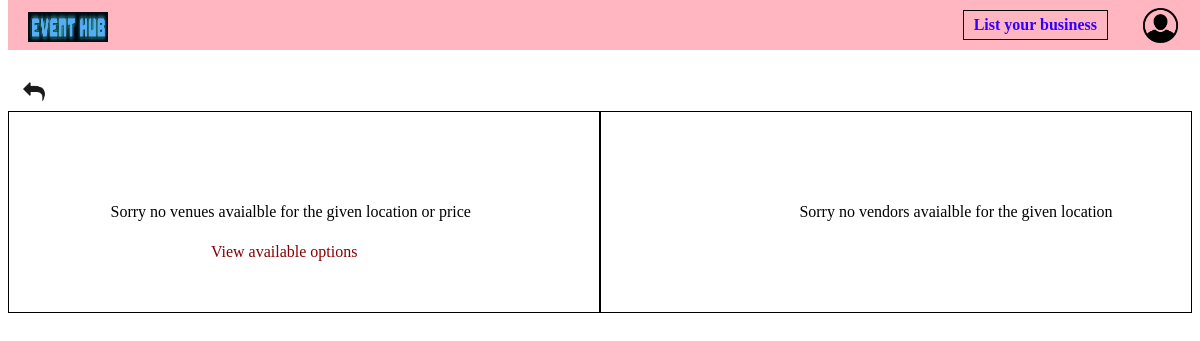
Page /book/2/?venue-city=Ahemdabad on the earlier database version.
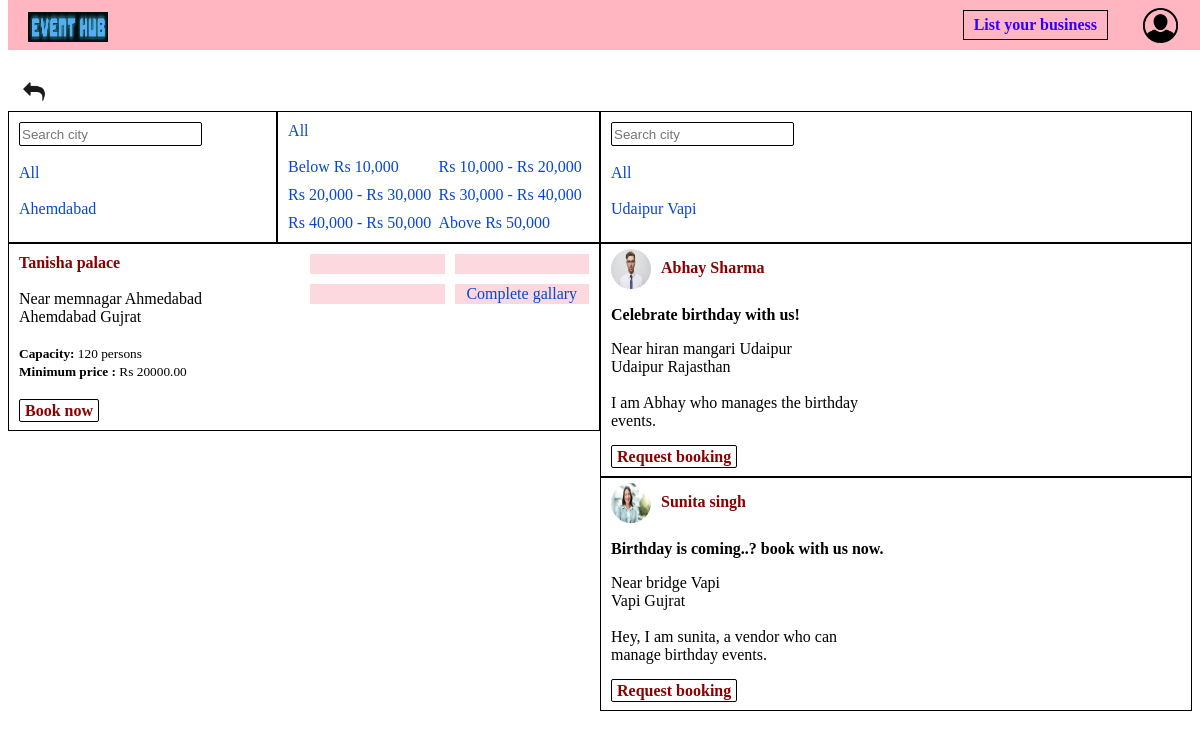
Same page on the later database version.
### EventPlanner/models.py (models this page shows, shortened)
class Venue(models.Model):
    name = models.CharField(max_length=100,null = False,blank = False)
    about = models.TextField(blank = True,null = True)
    min_price = models.DecimalField(max_digits = 10, decimal_places = 2,null = True,blank = True)
    max_capacity = models.IntegerField(null = False,blank = False)
    location = models.TextField(null = False,blank = False)
    city = models.CharField(max_length = 20,null = False,blank = False)
    state = models.CharField(choices = venue_choices,max_length = 50,null = False,blank = False)
    vendors = models.ManyToManyField(User,null = True,blank = True)
    category = models.ManyToManyField(Category)
    service_offered = models.TextField(null = True,blank = True)
    contact_info = models.TextField(null = False,blank = False)
    venue_images = models.ManyToManyField('Image', blank = True,null = True)

class Event(models.Model):
    category = models.ForeignKey(Category,on_delete=models.CASCADE)
    event_planner = models.ForeignKey(User,on_delete=models.CASCADE,null=True)
    name = models.CharField(max_length=100)
    description = models.TextField(null=True,blank=True)

class UserProfile(models.Model):
    user = models.OneToOneField(User,on_delete=models.CASCADE)
    user_type = models.CharField(choices=user_type_choices,max_length=50)
    contact_info = models.CharField(max_length = 200,blank = True,null = True,verbose_name='Contact information')
    company_name = models.CharField(max_length =  50,blank = True,null = True)
    website = models.URLField(max_length = 200,blank = True,null = True)
    about = models.TextField(blank = True,null = True)
    city = models.CharField(max_length = 20,null = False,blank = False)
    state = models.CharField(max_length = 20,null = False,blank = False)
    location = models.TextField(blank = True,null = True)
    service_offered = models.TextField(blank = True,null = True)
    profile_picture = models.ImageField(upload_to = 'images/',null = True,blank = True)
    vendor_images = models.ManyToManyField('Image', blank = True,null = True,related_name = 'portfolio_images')

### customer/views.py (the view, shortened to what this page needs)
# urls.py: path('book/<int:pk>/',views.book),
def book(request,pk):
    if not request.user.is_authenticated or request.user.userprofile.user_type == 'is_customer':
        error = None
        category = Category.objects.get(id = pk)
        events_on_category = Event.objects.filter(category = category)
        events = Event.objects.filter(category = category)
        venues = Venue.objects.filter(category = category)
        venues_on_category = Venue.objects.filter(category = category)
        if request.method == 'GET':
            venue_city = request.GET.get('venue-city')
            min_price = request.GET.get('min_price')
            max_price = request.GET.get('max_price')
            vendor_city = request.GET.get('vendor-city')
            vendor_name = request.GET.get('vendor-name')
            vendor_first_name = request.GET.get('vendor-first-name')
            vendor_last_name = request.GET.get('vendor-last-name')
            try:
                if venue_city and not min_price:
                    venues = Venue.objects.filter(category = category,city__icontains = venue_city)
                if min_price and max_price and not venue_city:
                    venues = Venue.objects.filter(category = category,min_price__lt = float(max_price),min_price__gte = float(min_price))
                if min_price and max_price and venue_city:
                    venues = Venue.objects.filter(category=category,city__icontains = venue_city,min_price__lt = float(max_price),min_price__gte = float(min_price))
            except:
                pass
        context = {'error':error,'events':events,'venues':venues,'pk':pk,'venue_city':venue_city,'min_price':min_price,'max_price':max_price,'vendor_city':vendor_city,'events_on_category':events_on_category,'venues_on_category':venues_on_category,}
        return render(request,'customer/booking.html',context)

### customer/templates/customer/booking.html (shortened to what the changed rows need)
<!DOCTYPE html>
<html lang="en">
<head>
    {% load static %}
    <link rel="stylesheet" type="text/css" href="{% static 'customer/css/booking.css' %}">
    <link rel="stylesheet" href="{% static 'EventPlanner/css/navbar.css' %}">
</head>
<body>
        {% include 'navbar.html' %}
        <div class="grid-div">
            {% if venues %}
            <div class="venue-div">
                <div class="filter-div-event">
                    <div class="filter">
                        <form action="" method="GET">
                            <input type="text" placeholder="Search city" name="venue-city" class="search-bar-city" >
                        </form>
                        <br>
                        <a href="/book/{{pk}}/" class="all-city">All</a>
                        <br><br>
                        {% for venue in venues %}
                            {% if not min_price %}
                            <a href="/book/{{pk}}/?venue-city={{venue.city}}"
                                class="venue-{{venue.city}} venue-city">{{venue.city}}</a>
                            {% else %}
                            <a href="/book/{{pk}}/?min_price={{min_price}}&max_price={{max_price}}&venue-city={{venue.city}}"
                                class="venue-{{venue.city}} venue-city">{{venue.city}}</a>
                            {% endif %}
                        {% endfor %}
                    </div>
                    <div class="filter">
                        <a href="/book/{{pk}}/" class="all-price-range">All</a>
                        <br><br>
                        {% if not venue_city %}
                        <div class="venue-price-range">
                            <div>
                                <a href="/book/{{pk}}/?min_price=0&max_price=9999" class="price-range">Below Rs 10,000</a>
                            </div>
                            <div>
                                <a href="/book/{{pk}}/?min_price=10000&max_price=19999" class="price-range">Rs 10,000 - Rs 20,000</a>
                            </div>
                            <div>
                                <a href="/book/{{pk}}/?min_price=20000&max_price=29999" class="price-range">Rs 20,000 - Rs 30,000</a>
                            </div>
                            <div>
                                <a href="/book/{{pk}}/?min_price=30000&max_price=39999" class="price-range">Rs 30,000 - Rs 40,000</a>
                            </div>
                            <div>
                                <a href="/book/{{pk}}/?min_price=40000&max_price=49999" class="price-range">Rs 40,000 - Rs 50,000</a>
                            </div>
                            <div>
                                <a href="/book/{{pk}}/?min_price=50000&max_price=10000000000" class="price-range">Above Rs 50,000</a>
                            </div>
                        </div>
                        {% else %}
                        <div class="venue-price-range">
                            <div>
                                <a href="/book/{{pk}}/?min_price=0&max_price=9999&venue-city={{venue_city}}" class="price-range">Below Rs 10,000</a>
                            </div>
                            <div>
                                <a href="/book/{{pk}}/?min_price=10000&max_price=19999&venue-city={{venue_city}}" class="price-range">Rs 10,000 - Rs
                                20,000</a>
                            </div>
                            <div>
                                <a href="/book/{{pk}}/?min_price=20000&max_price=29999&venue-city={{venue_city}}" class="price-range">Rs 20,000 - Rs
                                30,000</a>
                            </div>
                            <div>
                                <a href="/book/{{pk}}/?min_price=30000&max_price=39999&venue-city={{venue_city}}" class="price-range">Rs 30,000 - Rs
                                40,000</a>
                            </div>
                            <div>
                                <a href="/book/{{pk}}/?min_price=40000&max_price=49999&venue-city={{venue_city}}" class="price-range">Rs 40,000 - Rs
                                50,000</a>
                            </div>
                            <div>
                                <a href="/book/{{pk}}/?min_price=50000&max_price=10000000000&venue-city={{venue_city}}" class="price-range">Above Rs
                                50,000</a>
                            </div>
                        </div>
                        {% endif %}
                    </div>
                </div>
            {% for venue in venues %}
                <div class="event-info-div">
                    <div class="venue-info-container">
                        <div>
                            <a href="/venue-info/{{venue.id}}/" class="venue-name">
                                {{venue.name}}
                            </a>
                            <br><br>
                            <div class="venue-location">
                                <div>{{venue.location}}</div>
                                <div>{{venue.city}} {{venue.state}}</div>
                            </div>
                            <br>
                            <small><b>Capacity:  </b>{{venue.max_capacity}} persons</small>
                            <div><small><b>Minimum price :</b> Rs {{venue.min_price}}</small></div>
                        </div>
                        <div class="portfolio-div">
                            {% for image in venue.venue_images.all %}
                                {% if forloop.counter == 1 %}
                                <div class="showcase-img"><img src="{{image.image.url}}" alt="" ></div>
                                {% endif %}
                                {% if forloop.counter == 2 %}
                                <div class="showcase-img"><img src="{{image.image.url}}" alt="" ></div>
                                {% endif %}
                                {% if forloop.counter == 3 %}
                                <div class="showcase-img"><img src="{{image.image.url}}" alt="" ></div>
                                {% endif %}
                            {% endfor %}
                            {% if venue.venue_images.all %}
                            <div class="all-portfolio">
                                <a href="/venue-info/{{venue.id}}/" class="complete-gallary">Complete gallary</a>
                            </div>
                            {% endif %}
                        </div>
                    </div>
                    <div>
                        {% if request.user.is_authenticated %}
                        {% if request.user.userprofile.user_type == 'is_customer' %}
                        <div>
                            <p>Select date and time</p>
                            <form action="/create-book/" method="POST">
                                {% csrf_token %}
                                <input type="date" name="date" placeholder="date" required class="date-input">
                                <input type="time" name="time" placeholder="time" class="time-input">
                                <input type="hidden" value="{{venue.id}}" name="venue_id">
                                <button type="submit" class="book-now-button">Book now</button>
                            {% endif %}
                        </div>
                        {% else %}
                        <div>
                            <a href="/login/" class="unauth-book-now-button">Book now</a>
                        </div>
                        {% endif %}
                    </div>
                </div>
                {% endfor %}
            </div>
            {% else %}
            <div class="no-venue-div">
                <p class="sorry-message">Sorry no venues avaialble for the given location or price</p>
                {% if venues_on_category %}
                <div class="view-options-div"><a href="/book/{{pk}}/" class="avaialble-options">View available options</a></div>
                {% endif %}
            </div>
            {% endif %}
            {% if events %}
            <div class="vendor-div">
                <div class="filter-div-vendor">
                    <div class="filter">
                        <form action="" method="GET">
                            <input type="text" placeholder="Search city" name="vendor-city" class="search-bar-city">
                        </form>
                        <br>
                        <a href="/book/{{pk}}/" class="all-city">All</a>
                        <br><br>
                        {% for event in events %}
                        <a href="/book/{{pk}}/?vendor-city={{event.event_planner.userprofile.city}}"
                            class="vendor-{{event.event_planner.userprofile.city}} vendor-city">{{event.event_planner.userprofile.city}}
                        </a>
                        {% endfor %}
                    </div>
                </div>
                {% for event in events %}
                    <div class="event-info-div">
                        <div class="vendor-info-container">
                            <div>
                                {% if event.event_planner.userprofile.profile_picture %}
                                <a href="/event-planner-info/{{event.event_planner.id}}/" class="profile-image-div">
                                        <img src="{{event.event_planner.userprofile.profile_picture.url}}" alt="" width="40" height="40" class="profile-image">
                                </a>
                                {% else %}
                                <a href="/event-planner-info/{{event.event_planner.id}}/" class="profile-image-div">
                                    <div> <img src="/static/images/No profile.jpeg" alt="" width="40" height="40" class="default-profile" style="margin-right: 7px;"></div>
                                </a>
                                {% endif %}
                                <a href="/event-planner-info/{{event.event_planner.id}}/" class="vendor-name">
                                    {{event.event_planner.first_name}} {{event.event_planner.last_name}}
                                </a>
                                <br><br>
                            <p>
                               <b>{{event.name}}</b>
                            </p>
                            <div class="vendor-location">
                                <div>
                                    {{event.event_planner.userprofile.location}}
                                </div>
                                <div>
                                    {{event.event_planner.userprofile.city}} {{event.event_planner.userprofile.state}}
                                </div>
                            </div>
                            <br>
                            <div>{{event.description}}</div>
                        </div>
                    </div>
                    <div>
                        {% if request.user.is_authenticated %}
                        {% if request.user.userprofile.user_type == 'is_customer' %}
                        <form action="/create-book/" method="POST">
                            {% csrf_token %}
                            <p><b>Enter venue location :</b> </p>
                            <input type="text" name="location" placeholder="Location" required>
                            <p><b>Select date and time for event</b></p>
                            <input type="date" name="date" placeholder="date" required class="date-input">
                            <input type="time" name="time" placeholder="time" class="time-input">
                            <input type="hidden" value="{{event.event_planner.id}}" name="vendor_id">
                            <button type="submit" class="request-booking-button">Request booking</button>
                        </form>
                        {% endif %}
                    {% else %}
                    <br>
                    <a href="/login/" class="un-auth-book">Request booking</a>
                    {% endif %}
                    </div>
                </div>
                {% endfor %}
            {% else %}
            <div class="no-vendor-div">
                <p class="sorry-message">Sorry no vendors avaialble for the given location</p>
                <br><br><br>
            </div>
            {% endif %}
        </div>
</body>
</html>

Differences in the rows shown:
added Venue: city "Ahemdabad", name "Tanisha palace", location "Near memnagar Ahmedabad", state "Gujrat", max_capacity "120", min_price "20000.00"
added Event: event_planner.userprofile.city "Udaipur", event_planner.userprofile.profile_picture (picture), event_planner.first_name "Abhay", event_planner.last_name "Sharma", name "Celebrate birthday with us!", event_planner.userprofile.location "Near hiran mangari Udaipur", event_planner.userprofile.state "Rajasthan", description "I am Abhay who manages the birthday events."
added Event: event_planner.userprofile.city "Vapi", event_planner.userprofile.profile_picture (picture), event_planner.first_name "Sunita", event_planner.last_name "singh", name "Birthday is coming..? book with us now.", event_planner.userprofile.location "Near bridge Vapi", event_planner.userprofile.state "Gujrat", description "Hey, I am sunita, a vendor who can manage birthday events."
Other differences:
text no longer shown: "Sorry no venues avaialble for the given location or price View available options Sorry no vendors avaialble for the given location"
text now shown: "All All Below Rs 10,000 Rs 10,000 - Rs 20,000 Rs 20,000 - Rs 30,000 Rs 30,000 - Rs 40,000 Rs 40,000 - Rs 50,000 Above Rs 50,000 All"
